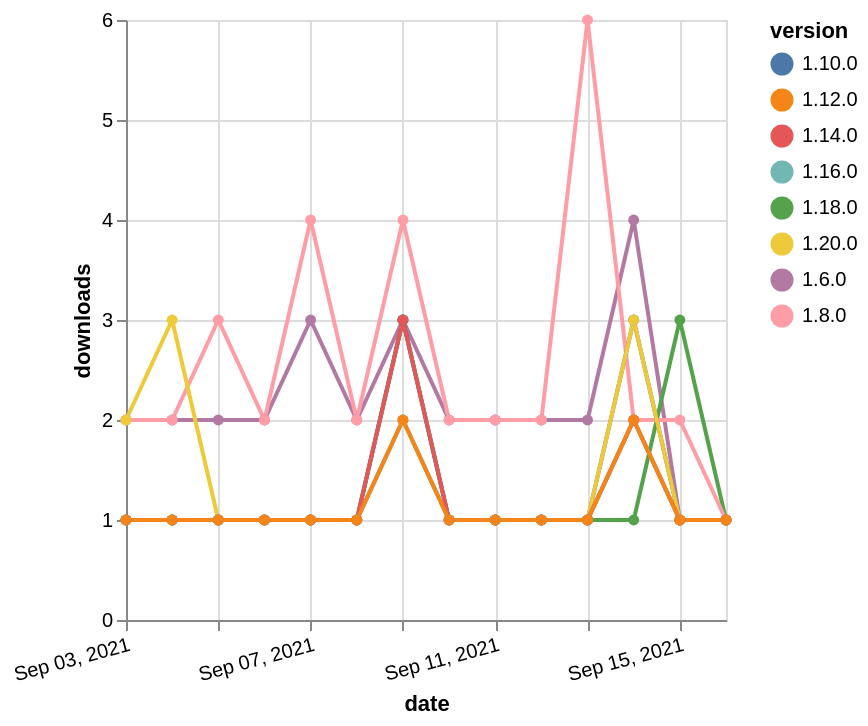

Write a Vega-Lite specification for this figure.
### Vega-Lite specification from a JSON file in a GitHub repository (floating-point values rounded to 4 significant figures)
{"$schema": "https://vega.github.io/schema/vega-lite/v5.json", "description": "A simple bar chart with embedded data.", "data": {"values": [{"date": "2021-09-03", "total": 2400, "delta": 2, "version": "1.6.0"}, {"date": "2021-09-04", "total": 2402, "delta": 2, "version": "1.6.0"}, {"date": "2021-09-05", "total": 2404, "delta": 2, "version": "1.6.0"}, {"date": "2021-09-06", "total": 2406, "delta": 2, "version": "1.6.0"}, {"date": "2021-09-07", "total": 2409, "delta": 3, "version": "1.6.0"}, {"date": "2021-09-08", "total": 2411, "delta": 2, "version": "1.6.0"}, {"date": "2021-09-09", "total": 2414, "delta": 3, "version": "1.6.0"}, {"date": "2021-09-10", "total": 2416, "delta": 2, "version": "1.6.0"}, {"date": "2021-09-11", "total": 2418, "delta": 2, "version": "1.6.0"}, {"date": "2021-09-12", "total": 2420, "delta": 2, "version": "1.6.0"}, {"date": "2021-09-13", "total": 2422, "delta": 2, "version": "1.6.0"}, {"date": "2021-09-14", "total": 2426, "delta": 4, "version": "1.6.0"}, {"date": "2021-09-15", "total": 2427, "delta": 1, "version": "1.6.0"}, {"date": "2021-09-16", "total": 2428, "delta": 1, "version": "1.6.0"}, {"date": "2021-09-03", "total": 215, "delta": 1, "version": "1.18.0"}, {"date": "2021-09-04", "total": 216, "delta": 1, "version": "1.18.0"}, {"date": "2021-09-05", "total": 217, "delta": 1, "version": "1.18.0"}, {"date": "2021-09-06", "total": 218, "delta": 1, "version": "1.18.0"}, {"date": "2021-09-07", "total": 219, "delta": 1, "version": "1.18.0"}, {"date": "2021-09-08", "total": 220, "delta": 1, "version": "1.18.0"}, {"date": "2021-09-09", "total": 223, "delta": 3, "version": "1.18.0"}, {"date": "2021-09-10", "total": 224, "delta": 1, "version": "1.18.0"}, {"date": "2021-09-11", "total": 225, "delta": 1, "version": "1.18.0"}, {"date": "2021-09-12", "total": 226, "delta": 1, "version": "1.18.0"}, {"date": "2021-09-13", "total": 227, "delta": 1, "version": "1.18.0"}, {"date": "2021-09-14", "total": 228, "delta": 1, "version": "1.18.0"}, {"date": "2021-09-15", "total": 231, "delta": 3, "version": "1.18.0"}, {"date": "2021-09-16", "total": 232, "delta": 1, "version": "1.18.0"}, {"date": "2021-09-03", "total": 2655, "delta": 2, "version": "1.8.0"}, {"date": "2021-09-04", "total": 2657, "delta": 2, "version": "1.8.0"}, {"date": "2021-09-05", "total": 2660, "delta": 3, "version": "1.8.0"}, {"date": "2021-09-06", "total": 2662, "delta": 2, "version": "1.8.0"}, {"date": "2021-09-07", "total": 2666, "delta": 4, "version": "1.8.0"}, {"date": "2021-09-08", "total": 2668, "delta": 2, "version": "1.8.0"}, {"date": "2021-09-09", "total": 2672, "delta": 4, "version": "1.8.0"}, {"date": "2021-09-10", "total": 2674, "delta": 2, "version": "1.8.0"}, {"date": "2021-09-11", "total": 2676, "delta": 2, "version": "1.8.0"}, {"date": "2021-09-12", "total": 2678, "delta": 2, "version": "1.8.0"}, {"date": "2021-09-13", "total": 2684, "delta": 6, "version": "1.8.0"}, {"date": "2021-09-14", "total": 2686, "delta": 2, "version": "1.8.0"}, {"date": "2021-09-15", "total": 2688, "delta": 2, "version": "1.8.0"}, {"date": "2021-09-16", "total": 2689, "delta": 1, "version": "1.8.0"}, {"date": "2021-09-03", "total": 458, "delta": 1, "version": "1.10.0"}, {"date": "2021-09-04", "total": 459, "delta": 1, "version": "1.10.0"}, {"date": "2021-09-05", "total": 460, "delta": 1, "version": "1.10.0"}, {"date": "2021-09-06", "total": 461, "delta": 1, "version": "1.10.0"}, {"date": "2021-09-07", "total": 462, "delta": 1, "version": "1.10.0"}, {"date": "2021-09-08", "total": 463, "delta": 1, "version": "1.10.0"}, {"date": "2021-09-09", "total": 466, "delta": 3, "version": "1.10.0"}, {"date": "2021-09-10", "total": 467, "delta": 1, "version": "1.10.0"}, {"date": "2021-09-11", "total": 468, "delta": 1, "version": "1.10.0"}, {"date": "2021-09-12", "total": 469, "delta": 1, "version": "1.10.0"}, {"date": "2021-09-13", "total": 470, "delta": 1, "version": "1.10.0"}, {"date": "2021-09-14", "total": 473, "delta": 3, "version": "1.10.0"}, {"date": "2021-09-15", "total": 474, "delta": 1, "version": "1.10.0"}, {"date": "2021-09-16", "total": 475, "delta": 1, "version": "1.10.0"}, {"date": "2021-09-03", "total": 134, "delta": 2, "version": "1.20.0"}, {"date": "2021-09-04", "total": 137, "delta": 3, "version": "1.20.0"}, {"date": "2021-09-05", "total": 138, "delta": 1, "version": "1.20.0"}, {"date": "2021-09-06", "total": 139, "delta": 1, "version": "1.20.0"}, {"date": "2021-09-07", "total": 140, "delta": 1, "version": "1.20.0"}, {"date": "2021-09-08", "total": 141, "delta": 1, "version": "1.20.0"}, {"date": "2021-09-09", "total": 143, "delta": 2, "version": "1.20.0"}, {"date": "2021-09-10", "total": 144, "delta": 1, "version": "1.20.0"}, {"date": "2021-09-11", "total": 145, "delta": 1, "version": "1.20.0"}, {"date": "2021-09-12", "total": 146, "delta": 1, "version": "1.20.0"}, {"date": "2021-09-13", "total": 147, "delta": 1, "version": "1.20.0"}, {"date": "2021-09-14", "total": 150, "delta": 3, "version": "1.20.0"}, {"date": "2021-09-15", "total": 151, "delta": 1, "version": "1.20.0"}, {"date": "2021-09-16", "total": 152, "delta": 1, "version": "1.20.0"}, {"date": "2021-09-03", "total": 189, "delta": 1, "version": "1.16.0"}, {"date": "2021-09-04", "total": 190, "delta": 1, "version": "1.16.0"}, {"date": "2021-09-05", "total": 191, "delta": 1, "version": "1.16.0"}, {"date": "2021-09-06", "total": 192, "delta": 1, "version": "1.16.0"}, {"date": "2021-09-07", "total": 193, "delta": 1, "version": "1.16.0"}, {"date": "2021-09-08", "total": 194, "delta": 1, "version": "1.16.0"}, {"date": "2021-09-09", "total": 196, "delta": 2, "version": "1.16.0"}, {"date": "2021-09-10", "total": 197, "delta": 1, "version": "1.16.0"}, {"date": "2021-09-11", "total": 198, "delta": 1, "version": "1.16.0"}, {"date": "2021-09-12", "total": 199, "delta": 1, "version": "1.16.0"}, {"date": "2021-09-13", "total": 200, "delta": 1, "version": "1.16.0"}, {"date": "2021-09-14", "total": 202, "delta": 2, "version": "1.16.0"}, {"date": "2021-09-15", "total": 203, "delta": 1, "version": "1.16.0"}, {"date": "2021-09-16", "total": 204, "delta": 1, "version": "1.16.0"}, {"date": "2021-09-03", "total": 222, "delta": 1, "version": "1.14.0"}, {"date": "2021-09-04", "total": 223, "delta": 1, "version": "1.14.0"}, {"date": "2021-09-05", "total": 224, "delta": 1, "version": "1.14.0"}, {"date": "2021-09-06", "total": 225, "delta": 1, "version": "1.14.0"}, {"date": "2021-09-07", "total": 226, "delta": 1, "version": "1.14.0"}, {"date": "2021-09-08", "total": 227, "delta": 1, "version": "1.14.0"}, {"date": "2021-09-09", "total": 230, "delta": 3, "version": "1.14.0"}, {"date": "2021-09-10", "total": 231, "delta": 1, "version": "1.14.0"}, {"date": "2021-09-11", "total": 232, "delta": 1, "version": "1.14.0"}, {"date": "2021-09-12", "total": 233, "delta": 1, "version": "1.14.0"}, {"date": "2021-09-13", "total": 234, "delta": 1, "version": "1.14.0"}, {"date": "2021-09-14", "total": 236, "delta": 2, "version": "1.14.0"}, {"date": "2021-09-15", "total": 237, "delta": 1, "version": "1.14.0"}, {"date": "2021-09-16", "total": 238, "delta": 1, "version": "1.14.0"}, {"date": "2021-09-03", "total": 225, "delta": 1, "version": "1.12.0"}, {"date": "2021-09-04", "total": 226, "delta": 1, "version": "1.12.0"}, {"date": "2021-09-05", "total": 227, "delta": 1, "version": "1.12.0"}, {"date": "2021-09-06", "total": 228, "delta": 1, "version": "1.12.0"}, {"date": "2021-09-07", "total": 229, "delta": 1, "version": "1.12.0"}, {"date": "2021-09-08", "total": 230, "delta": 1, "version": "1.12.0"}, {"date": "2021-09-09", "total": 232, "delta": 2, "version": "1.12.0"}, {"date": "2021-09-10", "total": 233, "delta": 1, "version": "1.12.0"}, {"date": "2021-09-11", "total": 234, "delta": 1, "version": "1.12.0"}, {"date": "2021-09-12", "total": 235, "delta": 1, "version": "1.12.0"}, {"date": "2021-09-13", "total": 236, "delta": 1, "version": "1.12.0"}, {"date": "2021-09-14", "total": 238, "delta": 2, "version": "1.12.0"}, {"date": "2021-09-15", "total": 239, "delta": 1, "version": "1.12.0"}, {"date": "2021-09-16", "total": 240, "delta": 1, "version": "1.12.0"}]}, "width": "container", "mark": {"type": "line", "point": {"filled": true}}, "encoding": {"x": {"field": "date", "type": "temporal", "timeUnit": "yearmonthdate", "title": "date", "axis": {"labelAngle": -15}}, "y": {"field": "delta", "type": "quantitative", "title": "downloads"}, "color": {"field": "version", "type": "nominal"}, "tooltip": {"field": "delta"}}}
